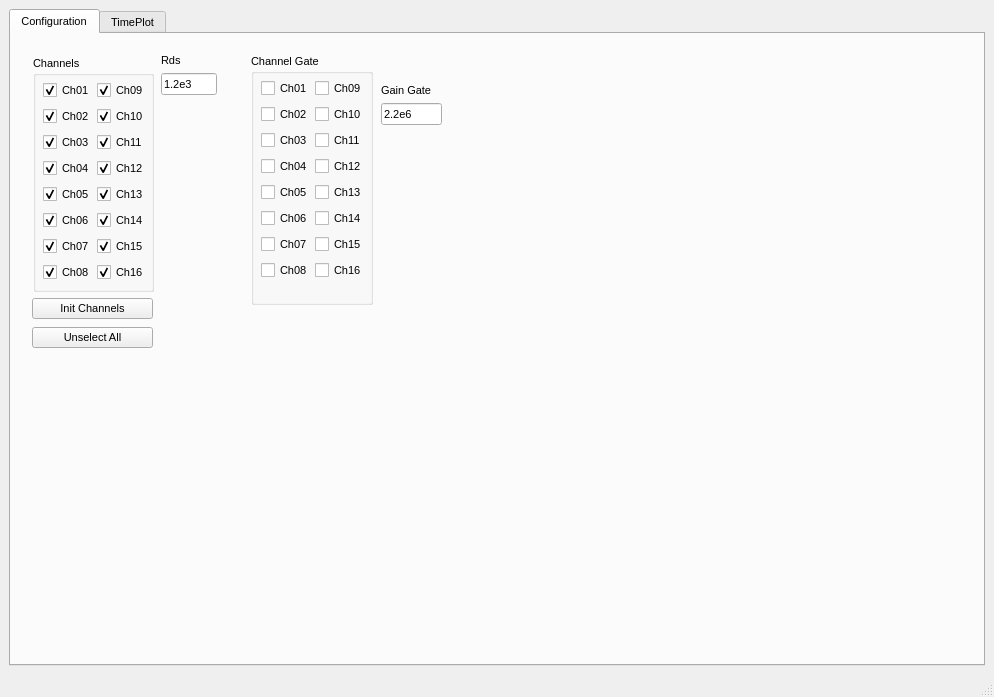
<?xml version="1.0" encoding="UTF-8"?>
<ui version="4.0">
 <class>MainWindow</class>
 <widget class="QMainWindow" name="MainWindow">
  <property name="geometry">
   <rect>
    <x>0</x>
    <y>0</y>
    <width>994</width>
    <height>697</height>
   </rect>
  </property>
  <property name="windowTitle">
   <string>MainWindow</string>
  </property>
  <widget class="QWidget" name="centralwidget">
   <layout class="QVBoxLayout" name="verticalLayout_6">
    <item>
     <widget class="QTabWidget" name="tabWidget">
      <property name="sizePolicy">
       <sizepolicy hsizetype="Ignored" vsizetype="Ignored">
        <horstretch>0</horstretch>
        <verstretch>0</verstretch>
       </sizepolicy>
      </property>
      <property name="font">
       <font>
        <pointsize>8</pointsize>
       </font>
      </property>
      <property name="toolTip">
       <string>&lt;html&gt;&lt;head/&gt;&lt;body&gt;&lt;p&gt;&lt;br/&gt;&lt;/p&gt;&lt;/body&gt;&lt;/html&gt;</string>
      </property>
      <property name="currentIndex">
       <number>0</number>
      </property>
      <widget class="QWidget" name="tab">
       <attribute name="title">
        <string>Configuration</string>
       </attribute>
       <widget class="QWidget" name="layoutWidget">
        <property name="geometry">
         <rect>
          <x>22</x>
          <y>22</y>
          <width>121</width>
          <height>236</height>
         </rect>
        </property>
        <layout class="QVBoxLayout" name="verticalLayout_9">
         <item>
          <widget class="QGroupBox" name="GrChannels">
           <property name="title">
            <string>Channels</string>
           </property>
           <widget class="QCheckBox" name="checkBox_15">
            <property name="geometry">
             <rect>
              <x>10</x>
              <y>208</y>
              <width>48</width>
              <height>17</height>
             </rect>
            </property>
            <property name="text">
             <string>Ch08</string>
            </property>
            <property name="checked">
             <bool>true</bool>
            </property>
           </widget>
           <widget class="QCheckBox" name="checkBox_16">
            <property name="geometry">
             <rect>
              <x>64</x>
              <y>208</y>
              <width>48</width>
              <height>17</height>
             </rect>
            </property>
            <property name="text">
             <string>Ch16</string>
            </property>
            <property name="checked">
             <bool>true</bool>
            </property>
           </widget>
           <widget class="QCheckBox" name="checkBox_4">
            <property name="geometry">
             <rect>
              <x>10</x>
              <y>104</y>
              <width>48</width>
              <height>17</height>
             </rect>
            </property>
            <property name="text">
             <string>Ch04</string>
            </property>
            <property name="checked">
             <bool>true</bool>
            </property>
           </widget>
           <widget class="QCheckBox" name="checkBox_11">
            <property name="geometry">
             <rect>
              <x>64</x>
              <y>104</y>
              <width>48</width>
              <height>17</height>
             </rect>
            </property>
            <property name="text">
             <string>Ch12</string>
            </property>
            <property name="checked">
             <bool>true</bool>
            </property>
           </widget>
           <widget class="QCheckBox" name="checkBox_3">
            <property name="geometry">
             <rect>
              <x>10</x>
              <y>78</y>
              <width>48</width>
              <height>17</height>
             </rect>
            </property>
            <property name="text">
             <string>Ch03</string>
            </property>
            <property name="checked">
             <bool>true</bool>
            </property>
           </widget>
           <widget class="QCheckBox" name="checkBox_12">
            <property name="geometry">
             <rect>
              <x>64</x>
              <y>130</y>
              <width>48</width>
              <height>17</height>
             </rect>
            </property>
            <property name="text">
             <string>Ch13</string>
            </property>
            <property name="checked">
             <bool>true</bool>
            </property>
           </widget>
           <widget class="QCheckBox" name="checkBox_6">
            <property name="geometry">
             <rect>
              <x>10</x>
              <y>156</y>
              <width>48</width>
              <height>17</height>
             </rect>
            </property>
            <property name="text">
             <string>Ch06</string>
            </property>
            <property name="checked">
             <bool>true</bool>
            </property>
           </widget>
           <widget class="QCheckBox" name="checkBox_13">
            <property name="geometry">
             <rect>
              <x>64</x>
              <y>156</y>
              <width>48</width>
              <height>17</height>
             </rect>
            </property>
            <property name="text">
             <string>Ch14</string>
            </property>
            <property name="checked">
             <bool>true</bool>
            </property>
           </widget>
           <widget class="QCheckBox" name="checkBox_7">
            <property name="geometry">
             <rect>
              <x>10</x>
              <y>182</y>
              <width>48</width>
              <height>17</height>
             </rect>
            </property>
            <property name="text">
             <string>Ch07</string>
            </property>
            <property name="checked">
             <bool>true</bool>
            </property>
           </widget>
           <widget class="QCheckBox" name="checkBox_14">
            <property name="geometry">
             <rect>
              <x>64</x>
              <y>182</y>
              <width>48</width>
              <height>17</height>
             </rect>
            </property>
            <property name="text">
             <string>Ch15</string>
            </property>
            <property name="checked">
             <bool>true</bool>
            </property>
           </widget>
           <widget class="QCheckBox" name="checkBox">
            <property name="geometry">
             <rect>
              <x>10</x>
              <y>26</y>
              <width>48</width>
              <height>17</height>
             </rect>
            </property>
            <property name="text">
             <string>Ch01</string>
            </property>
            <property name="checked">
             <bool>true</bool>
            </property>
           </widget>
           <widget class="QCheckBox" name="checkBox_9">
            <property name="geometry">
             <rect>
              <x>64</x>
              <y>26</y>
              <width>48</width>
              <height>17</height>
             </rect>
            </property>
            <property name="text">
             <string>Ch09</string>
            </property>
            <property name="checked">
             <bool>true</bool>
            </property>
           </widget>
           <widget class="QCheckBox" name="checkBox_2">
            <property name="geometry">
             <rect>
              <x>10</x>
              <y>52</y>
              <width>48</width>
              <height>17</height>
             </rect>
            </property>
            <property name="text">
             <string>Ch02</string>
            </property>
            <property name="checked">
             <bool>true</bool>
            </property>
           </widget>
           <widget class="QCheckBox" name="checkBox_8">
            <property name="geometry">
             <rect>
              <x>64</x>
              <y>52</y>
              <width>48</width>
              <height>17</height>
             </rect>
            </property>
            <property name="text">
             <string>Ch10</string>
            </property>
            <property name="checked">
             <bool>true</bool>
            </property>
           </widget>
           <widget class="QCheckBox" name="checkBox_10">
            <property name="geometry">
             <rect>
              <x>64</x>
              <y>78</y>
              <width>48</width>
              <height>17</height>
             </rect>
            </property>
            <property name="text">
             <string>Ch11</string>
            </property>
            <property name="checked">
             <bool>true</bool>
            </property>
           </widget>
           <widget class="QCheckBox" name="checkBox_5">
            <property name="geometry">
             <rect>
              <x>10</x>
              <y>130</y>
              <width>48</width>
              <height>17</height>
             </rect>
            </property>
            <property name="text">
             <string>Ch05</string>
            </property>
            <property name="checked">
             <bool>true</bool>
            </property>
           </widget>
          </widget>
         </item>
        </layout>
       </widget>
       <widget class="QPushButton" name="ButInitChannels">
        <property name="geometry">
         <rect>
          <x>21</x>
          <y>264</y>
          <width>121</width>
          <height>21</height>
         </rect>
        </property>
        <property name="sizePolicy">
         <sizepolicy hsizetype="Fixed" vsizetype="Fixed">
          <horstretch>0</horstretch>
          <verstretch>0</verstretch>
         </sizepolicy>
        </property>
        <property name="text">
         <string>Init Channels</string>
        </property>
       </widget>
       <widget class="QPushButton" name="ButUnselAll">
        <property name="geometry">
         <rect>
          <x>21</x>
          <y>293</y>
          <width>121</width>
          <height>21</height>
         </rect>
        </property>
        <property name="sizePolicy">
         <sizepolicy hsizetype="Fixed" vsizetype="Fixed">
          <horstretch>0</horstretch>
          <verstretch>0</verstretch>
         </sizepolicy>
        </property>
        <property name="text">
         <string>Unselect All</string>
        </property>
       </widget>
       <widget class="QGroupBox" name="GrChannelGate">
        <property name="geometry">
         <rect>
          <x>240</x>
          <y>20</y>
          <width>122</width>
          <height>251</height>
         </rect>
        </property>
        <property name="title">
         <string>Channel Gate</string>
        </property>
        <property name="flat">
         <bool>false</bool>
        </property>
        <property name="checkable">
         <bool>false</bool>
        </property>
        <widget class="QCheckBox" name="checkBox_18">
         <property name="geometry">
          <rect>
           <x>10</x>
           <y>208</y>
           <width>48</width>
           <height>17</height>
          </rect>
         </property>
         <property name="text">
          <string>Ch08</string>
         </property>
         <property name="checked">
          <bool>false</bool>
         </property>
         <property name="autoExclusive">
          <bool>false</bool>
         </property>
        </widget>
        <widget class="QCheckBox" name="checkBox_19">
         <property name="geometry">
          <rect>
           <x>64</x>
           <y>208</y>
           <width>48</width>
           <height>17</height>
          </rect>
         </property>
         <property name="text">
          <string>Ch16</string>
         </property>
         <property name="checked">
          <bool>false</bool>
         </property>
         <property name="autoExclusive">
          <bool>false</bool>
         </property>
        </widget>
        <widget class="QCheckBox" name="checkBox_20">
         <property name="geometry">
          <rect>
           <x>10</x>
           <y>104</y>
           <width>48</width>
           <height>17</height>
          </rect>
         </property>
         <property name="text">
          <string>Ch04</string>
         </property>
         <property name="checked">
          <bool>false</bool>
         </property>
         <property name="autoExclusive">
          <bool>false</bool>
         </property>
        </widget>
        <widget class="QCheckBox" name="checkBox_21">
         <property name="geometry">
          <rect>
           <x>64</x>
           <y>104</y>
           <width>48</width>
           <height>17</height>
          </rect>
         </property>
         <property name="text">
          <string>Ch12</string>
         </property>
         <property name="checked">
          <bool>false</bool>
         </property>
         <property name="autoExclusive">
          <bool>false</bool>
         </property>
        </widget>
        <widget class="QCheckBox" name="checkBox_22">
         <property name="geometry">
          <rect>
           <x>10</x>
           <y>78</y>
           <width>48</width>
           <height>17</height>
          </rect>
         </property>
         <property name="text">
          <string>Ch03</string>
         </property>
         <property name="checked">
          <bool>false</bool>
         </property>
         <property name="autoExclusive">
          <bool>false</bool>
         </property>
        </widget>
        <widget class="QCheckBox" name="checkBox_23">
         <property name="geometry">
          <rect>
           <x>64</x>
           <y>130</y>
           <width>48</width>
           <height>17</height>
          </rect>
         </property>
         <property name="text">
          <string>Ch13</string>
         </property>
         <property name="checked">
          <bool>false</bool>
         </property>
         <property name="autoExclusive">
          <bool>false</bool>
         </property>
        </widget>
        <widget class="QCheckBox" name="checkBox_24">
         <property name="geometry">
          <rect>
           <x>10</x>
           <y>156</y>
           <width>48</width>
           <height>17</height>
          </rect>
         </property>
         <property name="text">
          <string>Ch06</string>
         </property>
         <property name="checked">
          <bool>false</bool>
         </property>
         <property name="autoExclusive">
          <bool>false</bool>
         </property>
        </widget>
        <widget class="QCheckBox" name="checkBox_25">
         <property name="geometry">
          <rect>
           <x>64</x>
           <y>156</y>
           <width>48</width>
           <height>17</height>
          </rect>
         </property>
         <property name="text">
          <string>Ch14</string>
         </property>
         <property name="checked">
          <bool>false</bool>
         </property>
         <property name="autoExclusive">
          <bool>false</bool>
         </property>
        </widget>
        <widget class="QCheckBox" name="checkBox_26">
         <property name="geometry">
          <rect>
           <x>10</x>
           <y>182</y>
           <width>48</width>
           <height>17</height>
          </rect>
         </property>
         <property name="text">
          <string>Ch07</string>
         </property>
         <property name="checked">
          <bool>false</bool>
         </property>
         <property name="autoExclusive">
          <bool>false</bool>
         </property>
        </widget>
        <widget class="QCheckBox" name="checkBox_27">
         <property name="geometry">
          <rect>
           <x>64</x>
           <y>182</y>
           <width>48</width>
           <height>17</height>
          </rect>
         </property>
         <property name="text">
          <string>Ch15</string>
         </property>
         <property name="checked">
          <bool>false</bool>
         </property>
         <property name="autoExclusive">
          <bool>false</bool>
         </property>
        </widget>
        <widget class="QCheckBox" name="checkBox_28">
         <property name="geometry">
          <rect>
           <x>10</x>
           <y>26</y>
           <width>48</width>
           <height>17</height>
          </rect>
         </property>
         <property name="text">
          <string>Ch01</string>
         </property>
         <property name="checked">
          <bool>false</bool>
         </property>
         <property name="autoRepeat">
          <bool>false</bool>
         </property>
         <property name="autoExclusive">
          <bool>false</bool>
         </property>
        </widget>
        <widget class="QCheckBox" name="checkBox_29">
         <property name="geometry">
          <rect>
           <x>64</x>
           <y>26</y>
           <width>48</width>
           <height>17</height>
          </rect>
         </property>
         <property name="text">
          <string>Ch09</string>
         </property>
         <property name="checked">
          <bool>false</bool>
         </property>
         <property name="autoExclusive">
          <bool>false</bool>
         </property>
        </widget>
        <widget class="QCheckBox" name="checkBox_30">
         <property name="geometry">
          <rect>
           <x>10</x>
           <y>52</y>
           <width>48</width>
           <height>17</height>
          </rect>
         </property>
         <property name="text">
          <string>Ch02</string>
         </property>
         <property name="checked">
          <bool>false</bool>
         </property>
         <property name="autoExclusive">
          <bool>false</bool>
         </property>
        </widget>
        <widget class="QCheckBox" name="checkBox_31">
         <property name="geometry">
          <rect>
           <x>64</x>
           <y>52</y>
           <width>48</width>
           <height>17</height>
          </rect>
         </property>
         <property name="text">
          <string>Ch10</string>
         </property>
         <property name="checked">
          <bool>false</bool>
         </property>
         <property name="autoExclusive">
          <bool>false</bool>
         </property>
        </widget>
        <widget class="QCheckBox" name="checkBox_32">
         <property name="geometry">
          <rect>
           <x>64</x>
           <y>78</y>
           <width>48</width>
           <height>17</height>
          </rect>
         </property>
         <property name="text">
          <string>Ch11</string>
         </property>
         <property name="checked">
          <bool>false</bool>
         </property>
         <property name="autoExclusive">
          <bool>false</bool>
         </property>
        </widget>
        <widget class="QCheckBox" name="checkBox_33">
         <property name="geometry">
          <rect>
           <x>10</x>
           <y>130</y>
           <width>48</width>
           <height>17</height>
          </rect>
         </property>
         <property name="text">
          <string>Ch05</string>
         </property>
         <property name="checked">
          <bool>false</bool>
         </property>
         <property name="autoExclusive">
          <bool>false</bool>
         </property>
        </widget>
       </widget>
       <widget class="QWidget" name="layoutWidget_3">
        <property name="geometry">
         <rect>
          <x>370</x>
          <y>50</y>
          <width>61</width>
          <height>41</height>
         </rect>
        </property>
        <layout class="QVBoxLayout" name="verticalLayout_36">
         <item>
          <widget class="QLabel" name="label_46">
           <property name="text">
            <string>Gain Gate</string>
           </property>
          </widget>
         </item>
         <item>
          <widget class="QLineEdit" name="QGainGate">
           <property name="text">
            <string>2.2e6</string>
           </property>
          </widget>
         </item>
        </layout>
       </widget>
       <widget class="QWidget" name="layoutWidget">
        <property name="geometry">
         <rect>
          <x>150</x>
          <y>20</y>
          <width>56</width>
          <height>41</height>
         </rect>
        </property>
        <layout class="QVBoxLayout" name="verticalLayout">
         <item>
          <widget class="QLabel" name="label_47">
           <property name="text">
            <string>Rds</string>
           </property>
          </widget>
         </item>
         <item>
          <widget class="QLineEdit" name="QRds">
           <property name="text">
            <string>1.2e3</string>
           </property>
          </widget>
         </item>
        </layout>
       </widget>
      </widget>
      <widget class="QWidget" name="tab_3">
       <attribute name="title">
        <string>TimePlot</string>
       </attribute>
       <widget class="QWidget" name="layoutWidget_5">
        <property name="geometry">
         <rect>
          <x>30</x>
          <y>180</y>
          <width>761</width>
          <height>160</height>
         </rect>
        </property>
        <layout class="QVBoxLayout" name="verticalLayout_43">
         <item>
          <layout class="QVBoxLayout" name="verticalLayout_40">
           <item>
            <widget class="QLabel" name="label_11">
             <property name="text">
              <string>T start</string>
             </property>
            </widget>
           </item>
           <item>
            <widget class="QSlider" name="SLTstart">
             <property name="value">
              <number>1</number>
             </property>
             <property name="tracking">
              <bool>false</bool>
             </property>
             <property name="orientation">
              <enum>Qt::Horizontal</enum>
             </property>
             <property name="tickPosition">
              <enum>QSlider::TicksBelow</enum>
             </property>
            </widget>
           </item>
           <item>
            <layout class="QHBoxLayout" name="horizontalLayout_9">
             <item>
              <widget class="QLabel" name="LblTstartMin">
               <property name="text">
                <string>0</string>
               </property>
              </widget>
             </item>
             <item>
              <spacer name="horizontalSpacer_4">
               <property name="orientation">
                <enum>Qt::Horizontal</enum>
               </property>
               <property name="sizeHint" stdset="0">
                <size>
                 <width>40</width>
                 <height>20</height>
                </size>
               </property>
              </spacer>
             </item>
             <item>
              <widget class="QLabel" name="LblTstartMax">
               <property name="text">
                <string>0</string>
               </property>
              </widget>
             </item>
            </layout>
           </item>
          </layout>
         </item>
         <item>
          <layout class="QVBoxLayout" name="verticalLayout_41">
           <item>
            <widget class="QLabel" name="label_12">
             <property name="text">
              <string>T stop</string>
             </property>
            </widget>
           </item>
           <item>
            <widget class="QSlider" name="SLTstop">
             <property name="value">
              <number>1</number>
             </property>
             <property name="tracking">
              <bool>false</bool>
             </property>
             <property name="orientation">
              <enum>Qt::Horizontal</enum>
             </property>
             <property name="tickPosition">
              <enum>QSlider::TicksBelow</enum>
             </property>
            </widget>
           </item>
           <item>
            <layout class="QHBoxLayout" name="horizontalLayout_10">
             <item>
              <widget class="QLabel" name="LblTstopMin">
               <property name="text">
                <string>0</string>
               </property>
              </widget>
             </item>
             <item>
              <spacer name="horizontalSpacer_3">
               <property name="orientation">
                <enum>Qt::Horizontal</enum>
               </property>
               <property name="sizeHint" stdset="0">
                <size>
                 <width>40</width>
                 <height>20</height>
                </size>
               </property>
              </spacer>
             </item>
             <item>
              <widget class="QLabel" name="LblStopMax">
               <property name="text">
                <string>0</string>
               </property>
              </widget>
             </item>
            </layout>
           </item>
          </layout>
         </item>
        </layout>
       </widget>
       <widget class="QWidget" name="layoutWidget_22">
        <property name="geometry">
         <rect>
          <x>30</x>
          <y>40</y>
          <width>190</width>
          <height>25</height>
         </rect>
        </property>
        <layout class="QHBoxLayout" name="horizontalLayout_28">
         <item>
          <widget class="QPushButton" name="ButCont">
           <property name="text">
            <string>TimeCont</string>
           </property>
          </widget>
         </item>
         <item>
          <widget class="QCheckBox" name="ChckPauseCont">
           <property name="text">
            <string>Pause Display</string>
           </property>
          </widget>
         </item>
        </layout>
       </widget>
       <widget class="QPushButton" name="ButSaveCont">
        <property name="geometry">
         <rect>
          <x>30</x>
          <y>580</y>
          <width>75</width>
          <height>23</height>
         </rect>
        </property>
        <property name="text">
         <string>Save</string>
        </property>
       </widget>
       <widget class="QLabel" name="label_41">
        <property name="geometry">
         <rect>
          <x>31</x>
          <y>371</y>
          <width>72</width>
          <height>16</height>
         </rect>
        </property>
        <property name="font">
         <font>
          <pointsize>10</pointsize>
          <weight>75</weight>
          <italic>true</italic>
          <bold>true</bold>
         </font>
        </property>
        <property name="text">
         <string>Test Signal</string>
        </property>
       </widget>
       <widget class="QCheckBox" name="chckTestSig">
        <property name="geometry">
         <rect>
          <x>31</x>
          <y>393</y>
          <width>99</width>
          <height>17</height>
         </rect>
        </property>
        <property name="text">
         <string>Generate Signal</string>
        </property>
        <property name="checkable">
         <bool>false</bool>
        </property>
        <property name="checked">
         <bool>false</bool>
        </property>
       </widget>
       <widget class="QWidget" name="layoutWidget">
        <property name="geometry">
         <rect>
          <x>32</x>
          <y>417</y>
          <width>250</width>
          <height>43</height>
         </rect>
        </property>
        <layout class="QGridLayout" name="gridLayout_14">
         <item row="0" column="0">
          <layout class="QVBoxLayout" name="verticalLayout_22">
           <item>
            <widget class="QLabel" name="label_35">
             <property name="text">
              <string>Freq Min</string>
             </property>
            </widget>
           </item>
           <item>
            <widget class="QDoubleSpinBox" name="SpnTestFreqMin">
             <property name="singleStep">
              <double>0.010000000000000</double>
             </property>
             <property name="value">
              <double>10.000000000000000</double>
             </property>
            </widget>
           </item>
          </layout>
         </item>
         <item row="0" column="1">
          <layout class="QVBoxLayout" name="verticalLayout_23">
           <item>
            <widget class="QLabel" name="label_36">
             <property name="text">
              <string>Freq Max</string>
             </property>
            </widget>
           </item>
           <item>
            <widget class="QSpinBox" name="SpnTestFreqMax">
             <property name="maximum">
              <number>10000000</number>
             </property>
             <property name="value">
              <number>100</number>
             </property>
            </widget>
           </item>
          </layout>
         </item>
         <item row="0" column="2">
          <layout class="QVBoxLayout" name="verticalLayout_29">
           <item>
            <widget class="QLabel" name="label_39">
             <property name="text">
              <string>nFreqs</string>
             </property>
            </widget>
           </item>
           <item>
            <widget class="QSpinBox" name="SpnTestNFreqs">
             <property name="value">
              <number>2</number>
             </property>
            </widget>
           </item>
          </layout>
         </item>
         <item row="0" column="3">
          <layout class="QVBoxLayout" name="verticalLayout_30">
           <item>
            <widget class="QLabel" name="label_40">
             <property name="text">
              <string>Amplitude</string>
             </property>
            </widget>
           </item>
           <item>
            <widget class="QDoubleSpinBox" name="SpnTestAmp">
             <property name="decimals">
              <number>3</number>
             </property>
             <property name="maximum">
              <double>75.000000000000000</double>
             </property>
             <property name="value">
              <double>0.100000000000000</double>
             </property>
            </widget>
           </item>
          </layout>
         </item>
        </layout>
       </widget>
       <widget class="QWidget" name="layoutWidget">
        <property name="geometry">
         <rect>
          <x>30</x>
          <y>70</y>
          <width>272</width>
          <height>45</height>
         </rect>
        </property>
        <layout class="QHBoxLayout" name="horizontalLayout">
         <item>
          <layout class="QHBoxLayout" name="horizontalLayout_27">
           <item>
            <layout class="QVBoxLayout" name="verticalLayout_78">
             <item>
              <widget class="QLabel" name="label_76">
               <property name="text">
                <string>Fs</string>
               </property>
              </widget>
             </item>
             <item>
              <widget class="QDoubleSpinBox" name="SpnFsTime">
               <property name="decimals">
                <number>0</number>
               </property>
               <property name="maximum">
                <double>2000000.000000000000000</double>
               </property>
               <property name="singleStep">
                <double>100.000000000000000</double>
               </property>
               <property name="value">
                <double>1000.000000000000000</double>
               </property>
              </widget>
             </item>
            </layout>
           </item>
           <item>
            <layout class="QVBoxLayout" name="verticalLayout_79">
             <item>
              <widget class="QLabel" name="label_78">
               <property name="text">
                <string>Window</string>
               </property>
              </widget>
             </item>
             <item>
              <widget class="QDoubleSpinBox" name="SpnWindow">
               <property name="decimals">
                <number>4</number>
               </property>
               <property name="minimum">
                <double>0.000100000000000</double>
               </property>
               <property name="maximum">
                <double>100.000000000000000</double>
               </property>
               <property name="singleStep">
                <double>0.100000000000000</double>
               </property>
               <property name="value">
                <double>10.000000000000000</double>
               </property>
              </widget>
             </item>
            </layout>
           </item>
           <item>
            <layout class="QVBoxLayout" name="verticalLayout_80">
             <item>
              <widget class="QLabel" name="label_79">
               <property name="text">
                <string>Refresh</string>
               </property>
              </widget>
             </item>
             <item>
              <widget class="QDoubleSpinBox" name="SpnRefresh">
               <property name="decimals">
                <number>1</number>
               </property>
               <property name="minimum">
                <double>0.100000000000000</double>
               </property>
               <property name="maximum">
                <double>100.000000000000000</double>
               </property>
               <property name="value">
                <double>1.000000000000000</double>
               </property>
              </widget>
             </item>
            </layout>
           </item>
          </layout>
         </item>
         <item>
          <layout class="QVBoxLayout" name="verticalLayout_2">
           <item>
            <widget class="QLabel" name="label_80">
             <property name="text">
              <string>Vin</string>
             </property>
            </widget>
           </item>
           <item>
            <widget class="QDoubleSpinBox" name="SpnSVinTP">
             <property name="correctionMode">
              <enum>QAbstractSpinBox::CorrectToPreviousValue</enum>
             </property>
             <property name="minimum">
              <double>-0.100000000000000</double>
             </property>
             <property name="maximum">
              <double>0.600000000000000</double>
             </property>
             <property name="singleStep">
              <double>0.100000000000000</double>
             </property>
             <property name="value">
              <double>0.000000000000000</double>
             </property>
            </widget>
           </item>
          </layout>
         </item>
        </layout>
       </widget>
      </widget>
     </widget>
    </item>
   </layout>
  </widget>
  <widget class="QMenuBar" name="menubar">
   <property name="geometry">
    <rect>
     <x>0</x>
     <y>0</y>
     <width>994</width>
     <height>21</height>
    </rect>
   </property>
  </widget>
  <widget class="QStatusBar" name="statusbar"/>
 </widget>
 <tabstops>
  <tabstop>checkBox_16</tabstop>
  <tabstop>checkBox_4</tabstop>
  <tabstop>checkBox_11</tabstop>
  <tabstop>checkBox_3</tabstop>
  <tabstop>checkBox_15</tabstop>
  <tabstop>checkBox_12</tabstop>
  <tabstop>checkBox_6</tabstop>
  <tabstop>checkBox_13</tabstop>
  <tabstop>checkBox_7</tabstop>
  <tabstop>checkBox_14</tabstop>
  <tabstop>checkBox</tabstop>
  <tabstop>checkBox_9</tabstop>
  <tabstop>checkBox_2</tabstop>
  <tabstop>checkBox_8</tabstop>
  <tabstop>checkBox_10</tabstop>
  <tabstop>checkBox_5</tabstop>
  <tabstop>ButInitChannels</tabstop>
  <tabstop>ButUnselAll</tabstop>
 </tabstops>
 <resources/>
 <connections/>
</ui>
